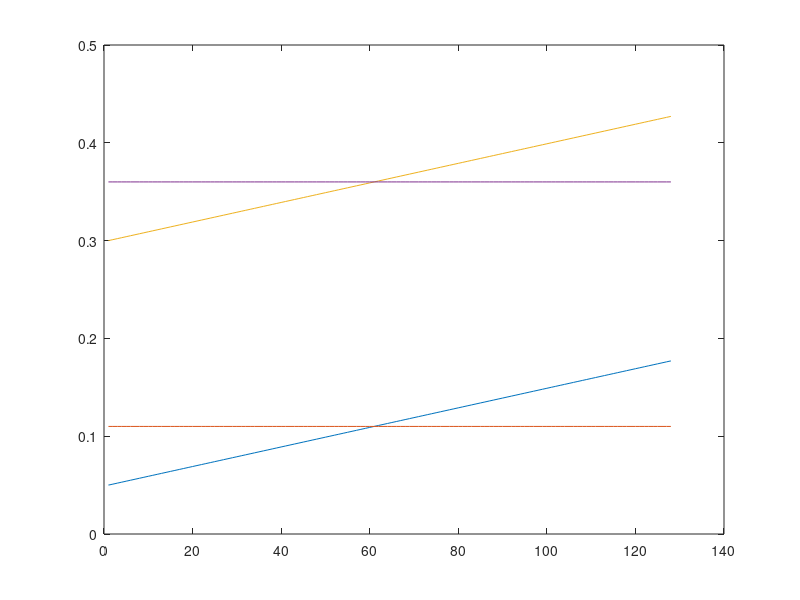

Here is the MATLAB script that generated this plot: (Note: this script raises an error after producing the figure.)
clear all;
close all;
N_sensors=8;
n=0:127;

%addpath('D:\D\win64_bin\win64_bin');
addpath('D:\tfsa_5-5\windows\win64_bin');
%addpath('E:\Published Papers\DOA estimation of intersecting components 2018\Matlab code');
%addpath('E:\Published Papers\DOA ESTIMATION VITERBI\Multi-sensor IF estimation code');

%crossing componentsi8

s1=exp(2*pi*1i*(0.05*n+0.0005*n.^2));
s2=1*exp(2*pi*1i*(0.11*n-0*0.0004*n.^2));
s3=1*exp(2*pi*1i*(0.3*n+0.0005*n.^2));
s4=1*exp(2*pi*1i*(0.36*n-0*0.0004*n.^2));

perc=0.4;

IF_O(1,:)=0.05+0.001*n.^1;
IF_O(2,:)=0.11-0*0.001*n.^1;
IF_O(3,:)=0.3+.001*n;
IF_O(4,:)=0.36-0*0.0008*n;
%IF_O(5,:)=0.35-2*n/(128*8);
%IF_O(6,:)=0.25+2*0.5*n/(128*8);
%IF_O(8,:)=0.2-2*0.5*n/(128*8);

IF_O=IF_O.';
plot(IF_O);
s = [(s1.') (s2.') (s3.') (s4.') ];%  (s5.') (s6.') (s7.') ];
%s = [(s1.') (s2.') ];


n_sources=4;
s_orig=s;

% set mixing matrix A
%theta = [15,30,50]*pi/180;   % sensor separation angles in radians
%        theta = [-12,0,12]*pi/180;   % sensor separation angles in radians
%theta = [0,10,20,30,40,50,60]*pi/180;   % sensor separation angles in radians
theta = [0,10,20,30]*pi/180;   % sensor separation angles in radians
% set mixing matrix A
%theta = [15,30,50]*pi/180;   % sensor separation angles in radians
%        theta = [-12,0,12]*pi/180;   % sensor separation angles in radians
%theta = [-10,10]*pi/180;   % sensor separation angles in radians
LL=500;
%LL=20;
index=0;
delta=2;
num=n_sources;
for SNR=-10:2:10
    %for SNR=-2:2:0
    for ii=1:LL
        
        
        A = exp(1j*pi*[0:N_sensors-1].'*sin(theta));  % mixing matrix A
        
        
        X = A*s.';                             % mixed source
        theta9=round(theta *180/pi);
        % generate noise
        
        sigma = 10^(-SNR/20);
        w = sigma*(randn(N_sensors,length(n)) + 1j*(randn(N_sensors,length(n))))/sqrt(2); % noise
        
        X=X+w;
        
        
        %tic
        for k=0:1
        
            switch k 
                case 0
                    [IFF,ss] = Multi_Sensor_FASTEST_IF(X,N_sensors,65, n_sources, delta,64,0,0,1,length(X));
                    
                case 1
                    
                   % [IFF,ss] = Multi_Sensor_FASTEST_IF_new(X,N_sensors,65, n_sources, delta,64,0,0,4,length(X));
                    [IFF,ss] = Multi_Sensor_FASTEST_IF_new1(X,N_sensors,65, n_sources, delta,64,0,0,1,length(X));

                    
            end
                    
        
        
        %toc
        
        
                    msee=0.1*ones(1,num);

        for ii22=1:num
            
            t=1:128;
            IF=IFF(ii22,:);%/length(X);
            t=t(5:end-5);
            for i=1:num
                c(i)=sum(abs(IF(t)'-IF_O(t,i)).^2);
            end
            [a1, b1]=min(c);
            if msee(b1)>=a1(1)/length(X)
                msee(b1)=a1(1)/length(X);
            end
            
        end
        
        switch k
            case 0
                mseeIF_old(ii)=mean(msee);
            case 1
                mseeIF_new(ii)=mean(msee);
            
        end
        
        end
    end
    index=index+1;
    %mean(mmssee)
    
    
    IF_mse_new(index)=mean(mseeIF_new)
    IF_mse_old(index)=mean(mseeIF_old)
    
    
end

%SNR=-10:2:0;
SNR=-10:2:10;

figure;
% FROM SIMULATION DONE in "Novel direction of arrival estimation using
% spatial adaptive"
%snr_mse_sadtfd=[0.4418    0.0994    0.0615    0.0414    0.0272    0.0204];
plot(SNR,10*(log10(IF_mse_old)),'--md','linewidth',2);
hold on;
plot(SNR,10*(log10(IF_mse_new)),'r','linewidth',3);
hold on;
xlabel('Signal to Noise Ratio');
ylabel('Mean Square Error (dB)');
legend('FAST-IF','Spatial Spectrum and FAST-IF');
title('IF estimation accuracy');


